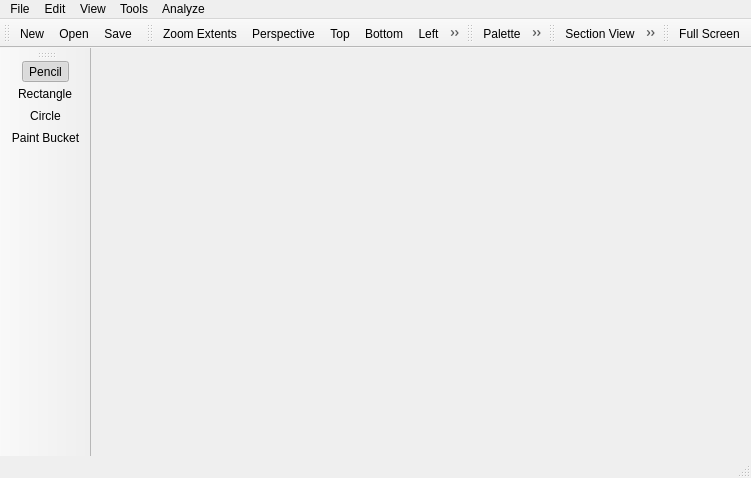
<?xml version="1.0" encoding="UTF-8"?>
<ui version="4.0">
 <class>VoxCadClass</class>
 <widget class="QMainWindow" name="VoxCadClass">
  <property name="enabled">
   <bool>true</bool>
  </property>
  <property name="geometry">
   <rect>
    <x>0</x>
    <y>0</y>
    <width>751</width>
    <height>478</height>
   </rect>
  </property>
  <property name="windowTitle">
   <string>voxcraft-viz</string>
  </property>
  <property name="windowIcon">
   <iconset resource="../../VoxCad.qrc">
    <normaloff>:/main/assets/voxcraft-viz.ico</normaloff>:/main/assets/voxcraft-viz.ico</iconset>
  </property>
  <widget class="QWidget" name="centralWidget">
   <layout class="QHBoxLayout" name="horizontalLayout">
    <property name="leftMargin">
     <number>0</number>
    </property>
    <property name="topMargin">
     <number>0</number>
    </property>
    <property name="rightMargin">
     <number>0</number>
    </property>
    <property name="bottomMargin">
     <number>0</number>
    </property>
   </layout>
  </widget>
  <widget class="QMenuBar" name="menuBar">
   <property name="geometry">
    <rect>
     <x>0</x>
     <y>0</y>
     <width>751</width>
     <height>22</height>
    </rect>
   </property>
   <widget class="QMenu" name="menuFile">
    <property name="title">
     <string>File</string>
    </property>
    <widget class="QMenu" name="menuExport">
     <property name="title">
      <string>Export</string>
     </property>
     <widget class="QMenu" name="menuAlternate_VXC">
      <property name="title">
       <string>Alternate VXC</string>
      </property>
      <addaction name="actionBASE64_VXC"/>
      <addaction name="actionASCII_VXC"/>
     </widget>
     <widget class="QMenu" name="menuMesh">
      <property name="title">
       <string>Mesh</string>
      </property>
      <addaction name="actionSTL"/>
     </widget>
     <addaction name="actionVXA_OUT"/>
     <addaction name="actionKV6"/>
     <addaction name="actionDMU_Out"/>
     <addaction name="actionVoxelCoordinates"/>
     <addaction name="menuMesh"/>
     <addaction name="menuAlternate_VXC"/>
    </widget>
    <widget class="QMenu" name="menuImport">
     <property name="title">
      <string>Import</string>
     </property>
     <addaction name="actionVXA_IN"/>
     <addaction name="actionHistory"/>
    </widget>
    <addaction name="actionNew"/>
    <addaction name="actionOpen"/>
    <addaction name="separator"/>
    <addaction name="actionSave"/>
    <addaction name="actionSave_As"/>
    <addaction name="separator"/>
    <addaction name="menuImport"/>
    <addaction name="menuExport"/>
   </widget>
   <widget class="QMenu" name="menuView">
    <property name="title">
     <string>View</string>
    </property>
    <widget class="QMenu" name="menuStandard_Views">
     <property name="title">
      <string>Standard Views</string>
     </property>
     <addaction name="actionPerspective"/>
     <addaction name="separator"/>
     <addaction name="actionTop"/>
     <addaction name="actionBottom"/>
     <addaction name="actionLeft"/>
     <addaction name="actionRight"/>
     <addaction name="actionFront"/>
     <addaction name="actionBack"/>
    </widget>
    <widget class="QMenu" name="menuSection">
     <property name="title">
      <string>Section</string>
     </property>
     <addaction name="actionSection_View"/>
     <addaction name="actionLayer_Forward"/>
     <addaction name="actionLayer_Back"/>
    </widget>
    <addaction name="actionCenter_View"/>
    <addaction name="menuStandard_Views"/>
    <addaction name="menuSection"/>
    <addaction name="separator"/>
    <addaction name="actionShow_Triad"/>
    <addaction name="actionLarge_Mode"/>
    <addaction name="actionView_Tiled"/>
    <addaction name="actionGraphics_Enabled"/>
    <addaction name="separator"/>
    <addaction name="actionReference_View"/>
    <addaction name="actionInfo"/>
    <addaction name="separator"/>
    <addaction name="actionFull_Screen"/>
   </widget>
   <widget class="QMenu" name="menuAnalyze">
    <property name="title">
     <string>Analyze</string>
    </property>
    <addaction name="actionBCs"/>
    <addaction name="actionSolve"/>
    <addaction name="separator"/>
    <addaction name="actionTensile"/>
    <addaction name="actionPhysics"/>
    <addaction name="actionBenchmark"/>
   </widget>
   <widget class="QMenu" name="menuTools">
    <property name="title">
     <string>Tools</string>
    </property>
    <widget class="QMenu" name="menuDrawing">
     <property name="title">
      <string>Drawing</string>
     </property>
     <addaction name="actionPencil"/>
     <addaction name="actionRectangle"/>
     <addaction name="actionCircle"/>
     <addaction name="actionPaint_Bucket"/>
    </widget>
    <addaction name="actionEdit_Voxels"/>
    <addaction name="action3D_Brush"/>
    <addaction name="separator"/>
    <addaction name="menuDrawing"/>
   </widget>
   <widget class="QMenu" name="menuEdit">
    <property name="title">
     <string>Edit</string>
    </property>
    <addaction name="actionCopy"/>
    <addaction name="actionCut"/>
    <addaction name="actionPaste"/>
    <addaction name="separator"/>
    <addaction name="actionWorkspace"/>
    <addaction name="actionPalette"/>
   </widget>
   <addaction name="menuFile"/>
   <addaction name="menuEdit"/>
   <addaction name="menuView"/>
   <addaction name="menuTools"/>
   <addaction name="menuAnalyze"/>
  </widget>
  <widget class="QStatusBar" name="statusBar"/>
  <widget class="QToolBar" name="FileToolBar">
   <property name="windowTitle">
    <string>File</string>
   </property>
   <property name="iconSize">
    <size>
     <width>16</width>
     <height>16</height>
    </size>
   </property>
   <attribute name="toolBarArea">
    <enum>TopToolBarArea</enum>
   </attribute>
   <attribute name="toolBarBreak">
    <bool>false</bool>
   </attribute>
   <addaction name="actionNew"/>
   <addaction name="actionOpen"/>
   <addaction name="actionSave"/>
  </widget>
  <widget class="QToolBar" name="ViewtoolBar">
   <property name="windowTitle">
    <string>View</string>
   </property>
   <property name="iconSize">
    <size>
     <width>16</width>
     <height>16</height>
    </size>
   </property>
   <attribute name="toolBarArea">
    <enum>TopToolBarArea</enum>
   </attribute>
   <attribute name="toolBarBreak">
    <bool>false</bool>
   </attribute>
   <addaction name="actionCenter_View"/>
   <addaction name="actionPerspective"/>
   <addaction name="actionTop"/>
   <addaction name="actionBottom"/>
   <addaction name="actionLeft"/>
   <addaction name="actionRight"/>
   <addaction name="actionFront"/>
   <addaction name="actionBack"/>
  </widget>
  <widget class="QToolBar" name="DrawingtoolBar">
   <property name="windowTitle">
    <string>Draw</string>
   </property>
   <property name="iconSize">
    <size>
     <width>16</width>
     <height>16</height>
    </size>
   </property>
   <attribute name="toolBarArea">
    <enum>LeftToolBarArea</enum>
   </attribute>
   <attribute name="toolBarBreak">
    <bool>false</bool>
   </attribute>
   <addaction name="actionPencil"/>
   <addaction name="actionRectangle"/>
   <addaction name="actionCircle"/>
   <addaction name="actionPaint_Bucket"/>
  </widget>
  <widget class="QToolBar" name="DialogToolbar">
   <property name="windowTitle">
    <string>Dialogs</string>
   </property>
   <property name="iconSize">
    <size>
     <width>16</width>
     <height>16</height>
    </size>
   </property>
   <attribute name="toolBarArea">
    <enum>TopToolBarArea</enum>
   </attribute>
   <attribute name="toolBarBreak">
    <bool>false</bool>
   </attribute>
   <addaction name="actionPalette"/>
   <addaction name="actionWorkspace"/>
   <addaction name="actionEdit_Voxels"/>
   <addaction name="action3D_Brush"/>
   <addaction name="actionInfo"/>
   <addaction name="actionReference_View"/>
   <addaction name="actionBCs"/>
   <addaction name="actionPhysics"/>
   <addaction name="actionTensile"/>
  </widget>
  <widget class="QToolBar" name="SectionToolBar">
   <property name="windowTitle">
    <string>Section</string>
   </property>
   <property name="iconSize">
    <size>
     <width>16</width>
     <height>16</height>
    </size>
   </property>
   <attribute name="toolBarArea">
    <enum>TopToolBarArea</enum>
   </attribute>
   <attribute name="toolBarBreak">
    <bool>false</bool>
   </attribute>
   <addaction name="actionSection_View"/>
   <addaction name="actionLayer_Back"/>
   <addaction name="actionLayer_Forward"/>
  </widget>
  <widget class="QToolBar" name="OtherToolBar">
   <property name="windowTitle">
    <string>toolBar</string>
   </property>
   <attribute name="toolBarArea">
    <enum>TopToolBarArea</enum>
   </attribute>
   <attribute name="toolBarBreak">
    <bool>false</bool>
   </attribute>
   <addaction name="actionFull_Screen"/>
  </widget>
  <action name="actionOpen">
   <property name="icon">
    <iconset resource="../../VoxCad.qrc">
     <normaloff>:/Icons/assets/Icons/Open.png</normaloff>:/Icons/assets/Icons/Open.png</iconset>
   </property>
   <property name="text">
    <string>Open</string>
   </property>
   <property name="shortcut">
    <string>Ctrl+O</string>
   </property>
  </action>
  <action name="actionSave">
   <property name="icon">
    <iconset resource="../../VoxCad.qrc">
     <normaloff>:/Icons/assets/Icons/Save.png</normaloff>:/Icons/assets/Icons/Save.png</iconset>
   </property>
   <property name="text">
    <string>Save</string>
   </property>
   <property name="shortcut">
    <string>Ctrl+S</string>
   </property>
  </action>
  <action name="actionCenter_View">
   <property name="icon">
    <iconset resource="../../VoxCad.qrc">
     <normaloff>:/Icons/assets/Icons/ZoomExtents2.png</normaloff>:/Icons/assets/Icons/ZoomExtents2.png</iconset>
   </property>
   <property name="text">
    <string>Zoom Extents</string>
   </property>
  </action>
  <action name="actionSave_As">
   <property name="text">
    <string>Save As</string>
   </property>
   <property name="shortcut">
    <string>Ctrl+Shift+S</string>
   </property>
  </action>
  <action name="actionASCII_VXC">
   <property name="text">
    <string>Ascii</string>
   </property>
  </action>
  <action name="actionBASE64_VXC">
   <property name="text">
    <string>Base64</string>
   </property>
  </action>
  <action name="actionSolve">
   <property name="checkable">
    <bool>true</bool>
   </property>
   <property name="icon">
    <iconset resource="../../VoxCad.qrc">
     <normaloff>:/Icons/assets/Icons/Analyze.png</normaloff>:/Icons/assets/Icons/Analyze.png</iconset>
   </property>
   <property name="text">
    <string>Solve</string>
   </property>
   <property name="visible">
    <bool>false</bool>
   </property>
  </action>
  <action name="actionPerspective">
   <property name="icon">
    <iconset resource="../../VoxCad.qrc">
     <normaloff>:/Icons/assets/Icons/ViewPerspective.png</normaloff>:/Icons/assets/Icons/ViewPerspective.png</iconset>
   </property>
   <property name="text">
    <string>Perspective</string>
   </property>
   <property name="shortcut">
    <string>Alt+1</string>
   </property>
  </action>
  <action name="actionTop">
   <property name="icon">
    <iconset resource="../../VoxCad.qrc">
     <normaloff>:/Icons/assets/Icons/ViewTop.png</normaloff>:/Icons/assets/Icons/ViewTop.png</iconset>
   </property>
   <property name="text">
    <string>Top</string>
   </property>
   <property name="shortcut">
    <string>Alt+2</string>
   </property>
  </action>
  <action name="actionBottom">
   <property name="icon">
    <iconset resource="../../VoxCad.qrc">
     <normaloff>:/Icons/assets/Icons/ViewBottom.png</normaloff>:/Icons/assets/Icons/ViewBottom.png</iconset>
   </property>
   <property name="text">
    <string>Bottom</string>
   </property>
   <property name="shortcut">
    <string>Alt+3</string>
   </property>
  </action>
  <action name="actionLeft">
   <property name="icon">
    <iconset resource="../../VoxCad.qrc">
     <normaloff>:/Icons/assets/Icons/ViewLeft.png</normaloff>:/Icons/assets/Icons/ViewLeft.png</iconset>
   </property>
   <property name="text">
    <string>Left</string>
   </property>
   <property name="shortcut">
    <string>Alt+4</string>
   </property>
  </action>
  <action name="actionRight">
   <property name="icon">
    <iconset resource="../../VoxCad.qrc">
     <normaloff>:/Icons/assets/Icons/ViewRight.png</normaloff>:/Icons/assets/Icons/ViewRight.png</iconset>
   </property>
   <property name="text">
    <string>Right</string>
   </property>
   <property name="shortcut">
    <string>Alt+5</string>
   </property>
  </action>
  <action name="actionFront">
   <property name="icon">
    <iconset resource="../../VoxCad.qrc">
     <normaloff>:/Icons/assets/Icons/ViewFront.png</normaloff>:/Icons/assets/Icons/ViewFront.png</iconset>
   </property>
   <property name="text">
    <string>Front</string>
   </property>
   <property name="shortcut">
    <string>Alt+6</string>
   </property>
  </action>
  <action name="actionBack">
   <property name="icon">
    <iconset resource="../../VoxCad.qrc">
     <normaloff>:/Icons/assets/Icons/ViewBack.png</normaloff>:/Icons/assets/Icons/ViewBack.png</iconset>
   </property>
   <property name="text">
    <string>Back</string>
   </property>
   <property name="shortcut">
    <string>Alt+7</string>
   </property>
  </action>
  <action name="actionEdit_Voxels">
   <property name="checkable">
    <bool>true</bool>
   </property>
   <property name="icon">
    <iconset resource="../../VoxCad.qrc">
     <normaloff>:/Icons/assets/Icons/EditLayer.png</normaloff>:/Icons/assets/Icons/EditLayer.png</iconset>
   </property>
   <property name="text">
    <string>Edit Voxels</string>
   </property>
   <property name="shortcut">
    <string>E</string>
   </property>
  </action>
  <action name="actionLayer_Back">
   <property name="icon">
    <iconset resource="../../VoxCad.qrc">
     <normaloff>:/Icons/assets/Icons/LayerBack.png</normaloff>:/Icons/assets/Icons/LayerBack.png</iconset>
   </property>
   <property name="text">
    <string>Layer Back</string>
   </property>
   <property name="shortcut">
    <string>-</string>
   </property>
  </action>
  <action name="actionLayer_Forward">
   <property name="icon">
    <iconset resource="../../VoxCad.qrc">
     <normaloff>:/Icons/assets/Icons/LayerForward.png</normaloff>:/Icons/assets/Icons/LayerForward.png</iconset>
   </property>
   <property name="text">
    <string>Layer Forward</string>
   </property>
   <property name="shortcut">
    <string>+</string>
   </property>
  </action>
  <action name="actionPencil">
   <property name="checkable">
    <bool>true</bool>
   </property>
   <property name="checked">
    <bool>true</bool>
   </property>
   <property name="icon">
    <iconset resource="../../VoxCad.qrc">
     <normaloff>:/Icons/assets/Icons/Pencil.png</normaloff>:/Icons/assets/Icons/Pencil.png</iconset>
   </property>
   <property name="text">
    <string>Pencil</string>
   </property>
   <property name="shortcut">
    <string>Alt+Q</string>
   </property>
  </action>
  <action name="actionRectangle">
   <property name="checkable">
    <bool>true</bool>
   </property>
   <property name="icon">
    <iconset resource="../../VoxCad.qrc">
     <normaloff>:/Icons/assets/Icons/Rectangle.png</normaloff>:/Icons/assets/Icons/Rectangle.png</iconset>
   </property>
   <property name="text">
    <string>Rectangle</string>
   </property>
   <property name="shortcut">
    <string>Alt+W</string>
   </property>
  </action>
  <action name="actionCircle">
   <property name="checkable">
    <bool>true</bool>
   </property>
   <property name="icon">
    <iconset resource="../../VoxCad.qrc">
     <normaloff>:/Icons/assets/Icons/Ellipse.png</normaloff>:/Icons/assets/Icons/Ellipse.png</iconset>
   </property>
   <property name="text">
    <string>Circle</string>
   </property>
   <property name="shortcut">
    <string>Alt+E</string>
   </property>
  </action>
  <action name="actionReference_View">
   <property name="checkable">
    <bool>true</bool>
   </property>
   <property name="icon">
    <iconset resource="../../VoxCad.qrc">
     <normaloff>:/Icons/assets/Icons/Aux_View.png</normaloff>:/Icons/assets/Icons/Aux_View.png</iconset>
   </property>
   <property name="text">
    <string>Reference View</string>
   </property>
   <property name="shortcut">
    <string>R</string>
   </property>
  </action>
  <action name="actionPalette">
   <property name="checkable">
    <bool>true</bool>
   </property>
   <property name="icon">
    <iconset resource="../../VoxCad.qrc">
     <normaloff>:/Icons/assets/Icons/Material.png</normaloff>:/Icons/assets/Icons/Material.png</iconset>
   </property>
   <property name="text">
    <string>Palette</string>
   </property>
   <property name="shortcut">
    <string>P</string>
   </property>
  </action>
  <action name="actionWorkspace">
   <property name="checkable">
    <bool>true</bool>
   </property>
   <property name="icon">
    <iconset resource="../../VoxCad.qrc">
     <normaloff>:/Icons/assets/Icons/Workspace.png</normaloff>:/Icons/assets/Icons/Workspace.png</iconset>
   </property>
   <property name="text">
    <string>Workspace</string>
   </property>
   <property name="shortcut">
    <string>W</string>
   </property>
  </action>
  <action name="actionInfo">
   <property name="checkable">
    <bool>true</bool>
   </property>
   <property name="icon">
    <iconset resource="../../VoxCad.qrc">
     <normaloff>:/Icons/assets/Icons/Info.png</normaloff>:/Icons/assets/Icons/Info.png</iconset>
   </property>
   <property name="text">
    <string>Info</string>
   </property>
   <property name="shortcut">
    <string>I</string>
   </property>
  </action>
  <action name="actionBCs">
   <property name="checkable">
    <bool>true</bool>
   </property>
   <property name="icon">
    <iconset resource="../../VoxCad.qrc">
     <normaloff>:/Icons/assets/Icons/BCs.png</normaloff>:/Icons/assets/Icons/BCs.png</iconset>
   </property>
   <property name="text">
    <string>Boundary Conditions</string>
   </property>
   <property name="shortcut">
    <string>B</string>
   </property>
  </action>
  <action name="actionSection_View">
   <property name="checkable">
    <bool>true</bool>
   </property>
   <property name="icon">
    <iconset resource="../../VoxCad.qrc">
     <normaloff>:/Icons/assets/Icons/Section.png</normaloff>:/Icons/assets/Icons/Section.png</iconset>
   </property>
   <property name="text">
    <string>Section View</string>
   </property>
   <property name="shortcut">
    <string>Alt+S</string>
   </property>
  </action>
  <action name="actionNew">
   <property name="icon">
    <iconset resource="../../VoxCad.qrc">
     <normaloff>:/Icons/assets/Icons/New.png</normaloff>:/Icons/assets/Icons/New.png</iconset>
   </property>
   <property name="text">
    <string>New</string>
   </property>
   <property name="shortcut">
    <string>Ctrl+N</string>
   </property>
  </action>
  <action name="actionVXA_OUT">
   <property name="text">
    <string>Simulation</string>
   </property>
  </action>
  <action name="actionSTL">
   <property name="text">
    <string>STL</string>
   </property>
  </action>
  <action name="actionDMU_Out">
   <property name="text">
    <string>DMU</string>
   </property>
  </action>
  <action name="actionCopy">
   <property name="icon">
    <iconset resource="../../VoxCad.qrc">
     <normaloff>:/Icons/assets/Icons/Copy.png</normaloff>:/Icons/assets/Icons/Copy.png</iconset>
   </property>
   <property name="text">
    <string>Copy</string>
   </property>
   <property name="shortcut">
    <string>Ctrl+C</string>
   </property>
  </action>
  <action name="actionCut">
   <property name="icon">
    <iconset resource="../../VoxCad.qrc">
     <normaloff>:/Icons/assets/Icons/Cut.png</normaloff>:/Icons/assets/Icons/Cut.png</iconset>
   </property>
   <property name="text">
    <string>Cut</string>
   </property>
   <property name="shortcut">
    <string>Ctrl+X</string>
   </property>
  </action>
  <action name="actionPaste">
   <property name="icon">
    <iconset resource="../../VoxCad.qrc">
     <normaloff>:/Icons/assets/Icons/Paste.png</normaloff>:/Icons/assets/Icons/Paste.png</iconset>
   </property>
   <property name="text">
    <string>Paste</string>
   </property>
   <property name="shortcut">
    <string>Ctrl+V</string>
   </property>
  </action>
  <action name="actionVXA_IN">
   <property name="text">
    <string>Simulation</string>
   </property>
  </action>
  <action name="actionLarge_Mode">
   <property name="checkable">
    <bool>true</bool>
   </property>
   <property name="text">
    <string>Large Mode</string>
   </property>
  </action>
  <action name="actionPhysics">
   <property name="checkable">
    <bool>true</bool>
   </property>
   <property name="icon">
    <iconset resource="../../VoxCad.qrc">
     <normaloff>:/Icons/assets/Icons/Sandbox.png</normaloff>:/Icons/assets/Icons/Sandbox.png</iconset>
   </property>
   <property name="text">
    <string>Physics Sandbox</string>
   </property>
  </action>
  <action name="action3D_Brush">
   <property name="checkable">
    <bool>true</bool>
   </property>
   <property name="icon">
    <iconset resource="../../VoxCad.qrc">
     <normaloff>:/Icons/assets/Icons/3DBrush.png</normaloff>:/Icons/assets/Icons/3DBrush.png</iconset>
   </property>
   <property name="text">
    <string>3D Brush</string>
   </property>
  </action>
  <action name="actionTensile">
   <property name="checkable">
    <bool>true</bool>
   </property>
   <property name="icon">
    <iconset resource="../../VoxCad.qrc">
     <normaloff>:/Icons/assets/Icons/Tensile.png</normaloff>:/Icons/assets/Icons/Tensile.png</iconset>
   </property>
   <property name="text">
    <string>Tensile Test</string>
   </property>
  </action>
  <action name="actionVoxelCoordinates">
   <property name="text">
    <string>Voxel Coordinates</string>
   </property>
  </action>
  <action name="actionPaint_Bucket">
   <property name="checkable">
    <bool>true</bool>
   </property>
   <property name="icon">
    <iconset resource="../../VoxCad.qrc">
     <normaloff>:/Icons/assets/Icons/Bucket.png</normaloff>:/Icons/assets/Icons/Bucket.png</iconset>
   </property>
   <property name="text">
    <string>Paint Bucket</string>
   </property>
  </action>
  <action name="actionView_Tiled">
   <property name="checkable">
    <bool>true</bool>
   </property>
   <property name="text">
    <string>View Tiled</string>
   </property>
  </action>
  <action name="actionGraphics_Enabled">
   <property name="checkable">
    <bool>true</bool>
   </property>
   <property name="text">
    <string>Graphics Enabled</string>
   </property>
  </action>
  <action name="actionKV6">
   <property name="text">
    <string>KV6</string>
   </property>
  </action>
  <action name="actionBenchmark">
   <property name="text">
    <string>Benchmark</string>
   </property>
   <property name="visible">
    <bool>false</bool>
   </property>
  </action>
  <action name="actionShow_Triad">
   <property name="checkable">
    <bool>true</bool>
   </property>
   <property name="checked">
    <bool>true</bool>
   </property>
   <property name="text">
    <string>Show Triad</string>
   </property>
  </action>
  <action name="actionHistory">
   <property name="icon">
    <iconset resource="../../VoxCad.qrc">
     <normaloff>:/Icons/assets/Icons/Record.png</normaloff>:/Icons/assets/Icons/Record.png</iconset>
   </property>
   <property name="text">
    <string>History</string>
   </property>
  </action>
  <action name="actionFull_Screen">
   <property name="checkable">
    <bool>false</bool>
   </property>
   <property name="icon">
    <iconset resource="../../VoxCad.qrc">
     <normaloff>:/Icons/assets/Icons/FullScreen.png</normaloff>:/Icons/assets/Icons/FullScreen.png</iconset>
   </property>
   <property name="text">
    <string>Full Screen</string>
   </property>
   <property name="shortcut">
    <string>F11</string>
   </property>
  </action>
 </widget>
 <layoutdefault spacing="6" margin="11"/>
 <resources>
  <include location="../../VoxCad.qrc"/>
 </resources>
 <connections/>
</ui>
